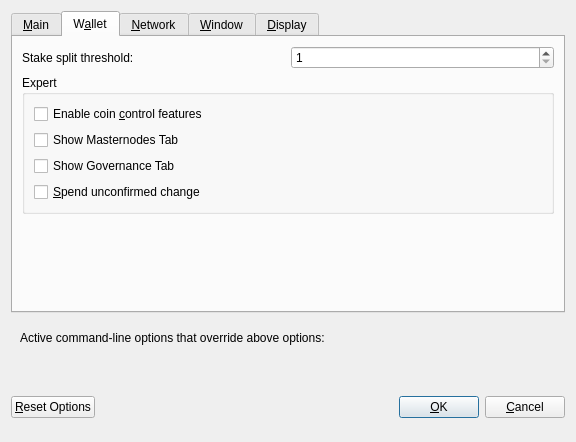
<?xml version="1.0" encoding="UTF-8"?>
<ui version="4.0">
 <class>OptionsDialog</class>
 <widget class="QDialog" name="OptionsDialog">
  <property name="geometry">
   <rect>
    <x>0</x>
    <y>0</y>
    <width>576</width>
    <height>442</height>
   </rect>
  </property>
  <property name="windowTitle">
   <string>Options</string>
  </property>
  <property name="modal">
   <bool>true</bool>
  </property>
  <layout class="QVBoxLayout" name="verticalLayout">
   <item>
    <widget class="QTabWidget" name="tabWidget">
     <property name="currentIndex">
      <number>1</number>
     </property>
     <widget class="QWidget" name="tabMain">
      <attribute name="title">
       <string>&amp;Main</string>
      </attribute>
      <layout class="QVBoxLayout" name="verticalLayout_Main">
       <item>
        <widget class="QCheckBox" name="bitcoinAtStartup">
         <property name="toolTip">
          <string>Automatically start TUNEZ after logging in to the system.</string>
         </property>
         <property name="text">
          <string>&amp;Start TUNEZ on system login</string>
         </property>
        </widget>
       </item>
       <item>
        <layout class="QHBoxLayout" name="horizontalLayout_2_Main">
         <item>
          <widget class="QLabel" name="databaseCacheLabel">
           <property name="text">
            <string>Size of &amp;database cache</string>
           </property>
           <property name="textFormat">
            <enum>Qt::PlainText</enum>
           </property>
           <property name="buddy">
            <cstring>databaseCache</cstring>
           </property>
          </widget>
         </item>
         <item>
          <widget class="QSpinBox" name="databaseCache"/>
         </item>
         <item>
          <widget class="QLabel" name="databaseCacheUnitLabel">
           <property name="text">
            <string>MB</string>
           </property>
           <property name="textFormat">
            <enum>Qt::PlainText</enum>
           </property>
          </widget>
         </item>
         <item>
          <spacer name="horizontalSpacer_2_Main">
           <property name="orientation">
            <enum>Qt::Horizontal</enum>
           </property>
           <property name="sizeHint" stdset="0">
            <size>
             <width>40</width>
             <height>20</height>
            </size>
           </property>
          </spacer>
         </item>
        </layout>
       </item>
       <item>
        <layout class="QHBoxLayout" name="horizontalLayout_3_Main">
         <item>
          <widget class="QLabel" name="threadsScriptVerifLabel">
           <property name="text">
            <string>Number of script &amp;verification threads</string>
           </property>
           <property name="textFormat">
            <enum>Qt::PlainText</enum>
           </property>
           <property name="buddy">
            <cstring>threadsScriptVerif</cstring>
           </property>
          </widget>
         </item>
         <item>
          <widget class="QSpinBox" name="threadsScriptVerif">
           <property name="toolTip">
            <string>(0 = auto, &lt;0 = leave that many cores free)</string>
           </property>
          </widget>
         </item>
         <item>
          <spacer name="horizontalSpacer_3_Main">
           <property name="orientation">
            <enum>Qt::Horizontal</enum>
           </property>
           <property name="sizeHint" stdset="0">
            <size>
             <width>40</width>
             <height>20</height>
            </size>
           </property>
          </spacer>
         </item>
        </layout>
       </item>
       <item>
        <spacer name="verticalSpacer_2">
         <property name="orientation">
          <enum>Qt::Vertical</enum>
         </property>
         <property name="sizeHint" stdset="0">
          <size>
           <width>20</width>
           <height>40</height>
          </size>
         </property>
        </spacer>
       </item>
       <item>
        <widget class="QCheckBox" name="checkBoxZeromintEnable">
         <property name="toolTip">
          <string>Enable automatic minting of TUNEZ units to zTUNEZ</string>
         </property>
         <property name="layoutDirection">
          <enum>Qt::LeftToRight</enum>
         </property>
         <property name="text">
          <string>Enable zTUNEZ Automint</string>
         </property>
        </widget>
       </item>
       <item>
        <layout class="QHBoxLayout" name="horizontalLayout_3">
         <item>
          <widget class="QLabel" name="percentage_label">
           <property name="toolTip">
            <string>Percentage of incoming TUNEZ which get automatically converted to zTUNEZ via Zerocoin Protocol (min: 10%)</string>
           </property>
           <property name="text">
            <string>Percentage of autominted zTUNEZ</string>
           </property>
          </widget>
         </item>
         <item>
          <widget class="QSpinBox" name="zeromintPercentage">
           <property name="minimum">
            <number>1</number>
           </property>
           <property name="maximum">
            <number>100</number>
           </property>
          </widget>
         </item>
        </layout>
       </item>
       <item>
        <layout class="QHBoxLayout" name="horizontalLayout" stretch="0,0">
         <property name="sizeConstraint">
          <enum>QLayout::SetFixedSize</enum>
         </property>
         <item>
          <widget class="QLabel" name="labelPreferredDenom">
           <property name="maximumSize">
            <size>
             <width>16777215</width>
             <height>16777215</height>
            </size>
           </property>
           <property name="toolTip">
            <string>Wait with automatic conversion to Zerocoin until enough TUNEZ for this denomination is available</string>
           </property>
           <property name="text">
            <string>Preferred Automint zTUNEZ Denomination</string>
           </property>
          </widget>
         </item>
         <item>
          <widget class="QComboBox" name="preferredDenom">
           <property name="maximumSize">
            <size>
             <width>16777215</width>
             <height>27</height>
            </size>
           </property>
           <property name="toolTip">
            <string>Wait with automatic conversion to Zerocoin until enough TUNEZ for this denomination is available</string>
           </property>
           <property name="maxVisibleItems">
            <number>9</number>
           </property>
           <property name="maxCount">
            <number>9</number>
           </property>
          </widget>
         </item>
        </layout>
       </item>
      </layout>
     </widget>
     <widget class="QWidget" name="tabWallet">
      <attribute name="title">
       <string>W&amp;allet</string>
      </attribute>
      <layout class="QVBoxLayout" name="verticalLayout_Wallet">
       <item>
        <layout class="QHBoxLayout" name="horizontalLayout_2_Wallet">
         <item>
          <widget class="QLabel" name="labelStakeSplitThresholdText">
           <property name="text">
            <string>Stake split threshold:</string>
           </property>
          </widget>
         </item>
         <item>
          <widget class="QSpinBox" name="spinBoxStakeSplitThreshold">
           <property name="minimum">
            <number>1</number>
           </property>
           <property name="maximum">
            <number>999999</number>
           </property>
          </widget>
         </item>
        </layout>
       </item>
       <item>
        <widget class="QGroupBox" name="groupBox">
         <property name="title">
          <string>Expert</string>
         </property>
         <layout class="QVBoxLayout" name="verticalLayout_2">
          <item>
           <widget class="QCheckBox" name="coinControlFeatures">
            <property name="toolTip">
             <string>Whether to show coin control features or not.</string>
            </property>
            <property name="text">
             <string>Enable coin &amp;control features</string>
            </property>
           </widget>
          </item>
          <item>
           <widget class="QCheckBox" name="showMasternodesTab">
            <property name="toolTip">
             <string>Show additional tab listing all your masternodes in first sub-tab&lt;br/&gt;and all masternodes on the network in second sub-tab.</string>
            </property>
            <property name="text">
             <string>Show Masternodes Tab</string>
            </property>
           </widget>
          </item>
          <item>
           <widget class="QCheckBox" name="showGovernanceTab">
            <property name="toolTip">
             <string>Show additional tab listing all budgets in the network.</string>
            </property>
            <property name="text">
             <string>Show Governance Tab</string>
            </property>
           </widget>
          </item>
          <item>
           <widget class="QCheckBox" name="spendZeroConfChange">
            <property name="toolTip">
             <string>If you disable the spending of unconfirmed change, the change from a transaction&lt;br/&gt;cannot be used until that transaction has at least one confirmation.&lt;br/&gt;This also affects how your balance is computed.</string>
            </property>
            <property name="text">
             <string>&amp;Spend unconfirmed change</string>
            </property>
           </widget>
          </item>
         </layout>
        </widget>
       </item>
       <item>
        <spacer name="verticalSpacer_Wallet">
         <property name="orientation">
          <enum>Qt::Vertical</enum>
         </property>
         <property name="sizeHint" stdset="0">
          <size>
           <width>20</width>
           <height>40</height>
          </size>
         </property>
        </spacer>
       </item>
      </layout>
     </widget>
     <widget class="QWidget" name="tabNetwork">
      <attribute name="title">
       <string>&amp;Network</string>
      </attribute>
      <layout class="QVBoxLayout" name="verticalLayout_Network">
       <item>
        <widget class="QCheckBox" name="mapPortUpnp">
         <property name="toolTip">
          <string>Automatically open the TUNEZ client port on the router. This only works when your router supports UPnP and it is enabled.</string>
         </property>
         <property name="text">
          <string>Map port using &amp;UPnP</string>
         </property>
        </widget>
       </item>
       <item>
        <widget class="QCheckBox" name="allowIncoming">
         <property name="toolTip">
          <string>Accept connections from outside</string>
         </property>
         <property name="text">
          <string>Allow incoming connections</string>
         </property>
        </widget>
       </item>
       <item>
        <widget class="QCheckBox" name="connectSocks">
         <property name="toolTip">
          <string>Connect to the TUNEZ network through a SOCKS5 proxy.</string>
         </property>
         <property name="text">
          <string>&amp;Connect through SOCKS5 proxy (default proxy):</string>
         </property>
        </widget>
       </item>
       <item>
        <layout class="QHBoxLayout" name="horizontalLayout_1_Network">
         <item>
          <widget class="QLabel" name="proxyIpLabel">
           <property name="text">
            <string>Proxy &amp;IP:</string>
           </property>
           <property name="textFormat">
            <enum>Qt::PlainText</enum>
           </property>
           <property name="buddy">
            <cstring>proxyIp</cstring>
           </property>
          </widget>
         </item>
         <item>
          <widget class="QValidatedLineEdit" name="proxyIp">
           <property name="minimumSize">
            <size>
             <width>140</width>
             <height>0</height>
            </size>
           </property>
           <property name="maximumSize">
            <size>
             <width>140</width>
             <height>16777215</height>
            </size>
           </property>
           <property name="toolTip">
            <string>IP address of the proxy (e.g. IPv4: 127.0.0.1 / IPv6: ::1)</string>
           </property>
          </widget>
         </item>
         <item>
          <widget class="QLabel" name="proxyPortLabel">
           <property name="text">
            <string>&amp;Port:</string>
           </property>
           <property name="textFormat">
            <enum>Qt::PlainText</enum>
           </property>
           <property name="buddy">
            <cstring>proxyPort</cstring>
           </property>
          </widget>
         </item>
         <item>
          <widget class="QLineEdit" name="proxyPort">
           <property name="minimumSize">
            <size>
             <width>55</width>
             <height>0</height>
            </size>
           </property>
           <property name="maximumSize">
            <size>
             <width>55</width>
             <height>16777215</height>
            </size>
           </property>
           <property name="toolTip">
            <string>Port of the proxy (e.g. 9050)</string>
           </property>
          </widget>
         </item>
         <item>
          <spacer name="horizontalSpacer_1_Network">
           <property name="orientation">
            <enum>Qt::Horizontal</enum>
           </property>
           <property name="sizeHint" stdset="0">
            <size>
             <width>40</width>
             <height>20</height>
            </size>
           </property>
          </spacer>
         </item>
        </layout>
       </item>
       <item>
        <spacer name="verticalSpacer_Network">
         <property name="orientation">
          <enum>Qt::Vertical</enum>
         </property>
         <property name="sizeHint" stdset="0">
          <size>
           <width>20</width>
           <height>40</height>
          </size>
         </property>
        </spacer>
       </item>
      </layout>
     </widget>
     <widget class="QWidget" name="tabWindow">
      <attribute name="title">
       <string>&amp;Window</string>
      </attribute>
      <layout class="QVBoxLayout" name="verticalLayout_Window">
       <item>
        <widget class="QCheckBox" name="minimizeToTray">
         <property name="toolTip">
          <string>Show only a tray icon after minimizing the window.</string>
         </property>
         <property name="text">
          <string>&amp;Minimize to the tray instead of the taskbar</string>
         </property>
        </widget>
       </item>
       <item>
        <widget class="QCheckBox" name="minimizeOnClose">
         <property name="toolTip">
          <string>Minimize instead of exit the application when the window is closed. When this option is enabled, the application will be closed only after selecting Quit in the menu.</string>
         </property>
         <property name="text">
          <string>M&amp;inimize on close</string>
         </property>
        </widget>
       </item>
       <item>
        <spacer name="verticalSpacer_Window">
         <property name="orientation">
          <enum>Qt::Vertical</enum>
         </property>
         <property name="sizeHint" stdset="0">
          <size>
           <width>20</width>
           <height>40</height>
          </size>
         </property>
        </spacer>
       </item>
      </layout>
     </widget>
     <widget class="QWidget" name="tabDisplay">
      <attribute name="title">
       <string>&amp;Display</string>
      </attribute>
      <layout class="QVBoxLayout" name="verticalLayout_Display">
       <item>
        <layout class="QHBoxLayout" name="horizontalLayout_1_Display">
         <item>
          <widget class="QLabel" name="langLabel">
           <property name="text">
            <string>User Interface &amp;language:</string>
           </property>
           <property name="textFormat">
            <enum>Qt::PlainText</enum>
           </property>
           <property name="buddy">
            <cstring>lang</cstring>
           </property>
          </widget>
         </item>
         <item>
          <widget class="QValueComboBox" name="lang">
           <property name="toolTip">
            <string>The user interface language can be set here. This setting will take effect after restarting TUNEZ.</string>
           </property>
          </widget>
         </item>
        </layout>
       </item>
       <item>
        <widget class="QLabel" name="label_3">
         <property name="toolTip">
          <string notr="true"/>
         </property>
         <property name="statusTip">
          <string notr="true"/>
         </property>
         <property name="whatsThis">
          <string notr="true"/>
         </property>
         <property name="accessibleName">
          <string notr="true"/>
         </property>
         <property name="text">
          <string>Language missing or translation incomplete? Help contributing translations here:
https://www.transifex.com/tunez-project/tunez-project-translations</string>
         </property>
         <property name="wordWrap">
          <bool>true</bool>
         </property>
         <property name="openExternalLinks">
          <bool>true</bool>
         </property>
         <property name="textInteractionFlags">
          <set>Qt::TextBrowserInteraction</set>
         </property>
        </widget>
       </item>
       <item>
        <layout class="QHBoxLayout" name="horizontalLayout_4_Display" stretch="0,0">
         <item>
          <widget class="QLabel" name="themeLabel">
           <property name="text">
            <string>User Interface Theme:</string>
           </property>
          </widget>
         </item>
         <item>
          <widget class="QValueComboBox" name="theme"/>
         </item>
        </layout>
       </item>
       <item>
        <widget class="Line" name="line">
         <property name="orientation">
          <enum>Qt::Horizontal</enum>
         </property>
        </widget>
       </item>
       <item>
        <layout class="QHBoxLayout" name="horizontalLayout_2_Display">
         <item>
          <widget class="QLabel" name="unitLabel">
           <property name="text">
            <string>&amp;Unit to show amounts in:</string>
           </property>
           <property name="textFormat">
            <enum>Qt::PlainText</enum>
           </property>
           <property name="buddy">
            <cstring>unit</cstring>
           </property>
          </widget>
         </item>
         <item>
          <widget class="QValueComboBox" name="unit">
           <property name="toolTip">
            <string>Choose the default subdivision unit to show in the interface and when sending coins.</string>
           </property>
          </widget>
         </item>
        </layout>
       </item>
       <item>
        <layout class="QHBoxLayout" name="horizontalLayout_5_Display">
         <item>
          <widget class="QLabel" name="digitsLabel">
           <property name="text">
            <string>Decimal digits</string>
           </property>
          </widget>
         </item>
         <item>
          <widget class="QValueComboBox" name="digits"/>
         </item>
        </layout>
       </item>
       <item>
        <widget class="QCheckBox" name="checkBoxHideZeroBalances">
         <property name="toolTip">
          <string>Hide empty balances</string>
         </property>
         <property name="layoutDirection">
          <enum>Qt::LeftToRight</enum>
         </property>
         <property name="text">
          <string>Hide empty balances</string>
         </property>
        </widget>
       </item>
       <item>
        <layout class="QHBoxLayout" name="horizontalLayout_3_Display">
         <item>
          <widget class="QLabel" name="thirdPartyTxUrlsLabel">
           <property name="toolTip">
            <string>Third party URLs (e.g. a block explorer) that appear in the transactions tab as context menu items. %s in the URL is replaced by transaction hash. Multiple URLs are separated by vertical bar |.</string>
           </property>
           <property name="text">
            <string>Third party transaction URLs</string>
           </property>
           <property name="buddy">
            <cstring>thirdPartyTxUrls</cstring>
           </property>
          </widget>
         </item>
         <item>
          <widget class="QLineEdit" name="thirdPartyTxUrls">
           <property name="toolTip">
            <string>Third party URLs (e.g. a block explorer) that appear in the transactions tab as context menu items. %s in the URL is replaced by transaction hash. Multiple URLs are separated by vertical bar |.</string>
           </property>
          </widget>
         </item>
        </layout>
       </item>
       <item>
        <spacer name="verticalSpacer">
         <property name="orientation">
          <enum>Qt::Vertical</enum>
         </property>
         <property name="sizeHint" stdset="0">
          <size>
           <width>20</width>
           <height>40</height>
          </size>
         </property>
        </spacer>
       </item>
      </layout>
     </widget>
    </widget>
   </item>
   <item>
    <widget class="QFrame" name="frame">
     <layout class="QVBoxLayout" name="verticalLayout_Bottom">
      <item>
       <layout class="QHBoxLayout" name="horizontalLayout_Bottom">
        <item>
         <widget class="QLabel" name="overriddenByCommandLineInfoLabel">
          <property name="text">
           <string>Active command-line options that override above options:</string>
          </property>
          <property name="textFormat">
           <enum>Qt::PlainText</enum>
          </property>
         </widget>
        </item>
        <item>
         <spacer name="horizontalSpacer_Bottom">
          <property name="orientation">
           <enum>Qt::Horizontal</enum>
          </property>
          <property name="sizeHint" stdset="0">
           <size>
            <width>40</width>
            <height>20</height>
           </size>
          </property>
         </spacer>
        </item>
       </layout>
      </item>
      <item>
       <widget class="QLabel" name="overriddenByCommandLineLabel">
        <property name="text">
         <string/>
        </property>
        <property name="textFormat">
         <enum>Qt::PlainText</enum>
        </property>
        <property name="wordWrap">
         <bool>true</bool>
        </property>
       </widget>
      </item>
     </layout>
    </widget>
   </item>
   <item>
    <layout class="QHBoxLayout" name="horizontalLayout_Buttons">
     <item>
      <widget class="QPushButton" name="resetButton">
       <property name="toolTip">
        <string>Reset all client options to default.</string>
       </property>
       <property name="text">
        <string>&amp;Reset Options</string>
       </property>
       <property name="autoDefault">
        <bool>false</bool>
       </property>
      </widget>
     </item>
     <item>
      <spacer name="horizontalSpacer_1">
       <property name="orientation">
        <enum>Qt::Horizontal</enum>
       </property>
       <property name="sizeHint" stdset="0">
        <size>
         <width>40</width>
         <height>48</height>
        </size>
       </property>
      </spacer>
     </item>
     <item>
      <widget class="QLabel" name="statusLabel">
       <property name="minimumSize">
        <size>
         <width>200</width>
         <height>0</height>
        </size>
       </property>
       <property name="font">
        <font>
         <weight>75</weight>
         <bold>true</bold>
        </font>
       </property>
       <property name="text">
        <string/>
       </property>
       <property name="textFormat">
        <enum>Qt::PlainText</enum>
       </property>
       <property name="wordWrap">
        <bool>true</bool>
       </property>
      </widget>
     </item>
     <item>
      <spacer name="horizontalSpacer_2">
       <property name="orientation">
        <enum>Qt::Horizontal</enum>
       </property>
       <property name="sizeHint" stdset="0">
        <size>
         <width>40</width>
         <height>48</height>
        </size>
       </property>
      </spacer>
     </item>
     <item>
      <widget class="QPushButton" name="okButton">
       <property name="text">
        <string>&amp;OK</string>
       </property>
       <property name="autoDefault">
        <bool>false</bool>
       </property>
       <property name="default">
        <bool>true</bool>
       </property>
      </widget>
     </item>
     <item>
      <widget class="QPushButton" name="cancelButton">
       <property name="text">
        <string>&amp;Cancel</string>
       </property>
       <property name="autoDefault">
        <bool>false</bool>
       </property>
      </widget>
     </item>
    </layout>
   </item>
  </layout>
 </widget>
 <customwidgets>
  <customwidget>
   <class>QValidatedLineEdit</class>
   <extends>QLineEdit</extends>
   <header>qvalidatedlineedit.h</header>
  </customwidget>
  <customwidget>
   <class>QValueComboBox</class>
   <extends>QComboBox</extends>
   <header>qvaluecombobox.h</header>
  </customwidget>
 </customwidgets>
 <resources/>
 <connections/>
</ui>
